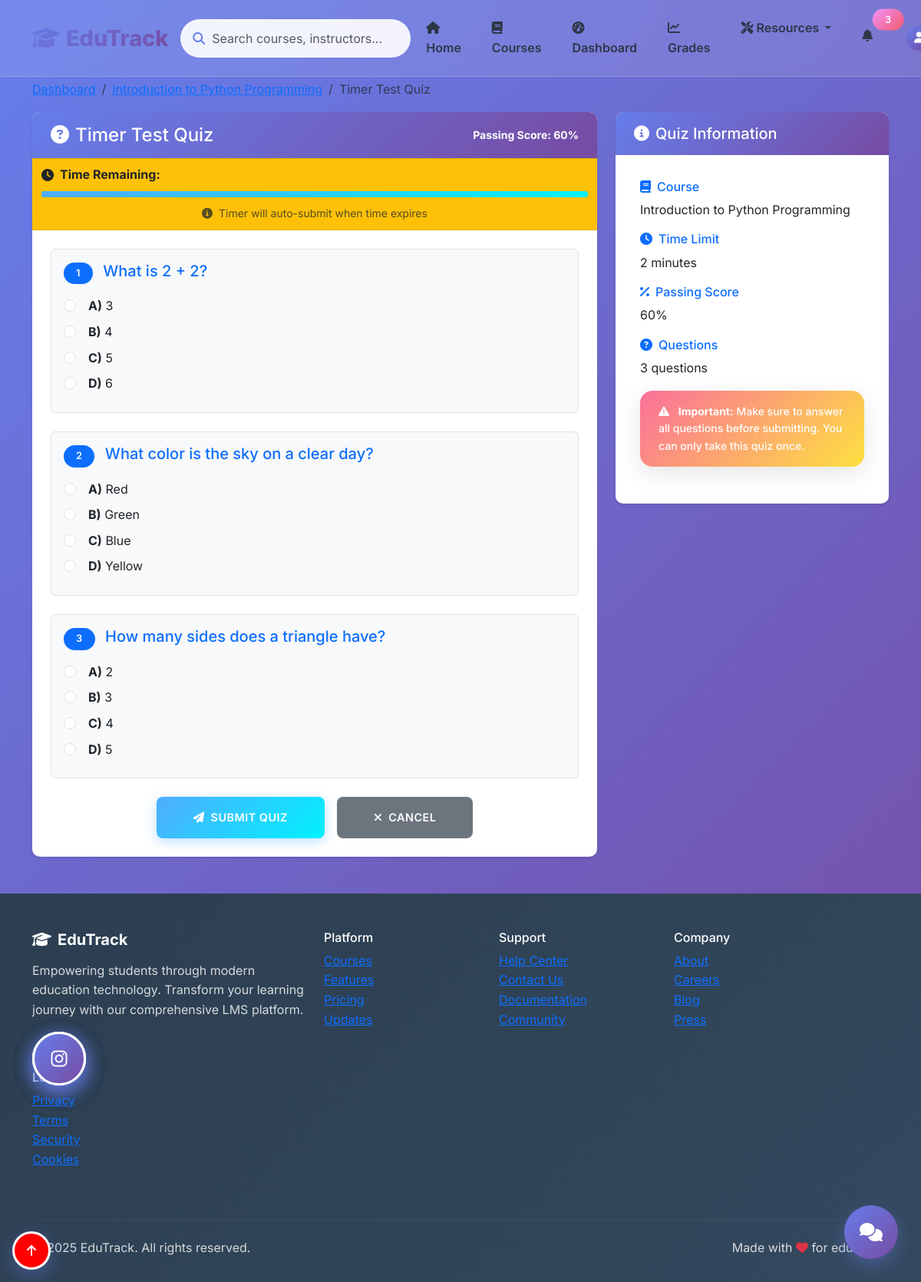
Screenshot of /quiz/1/take (signed in) with the database file from the repository.
### models.py (models this page shows, shortened)
class Course(db.Model):
    __tablename__ = 'course'
    id = db.Column(db.Integer, primary_key=True)
    title = db.Column(db.String(200), nullable=False)
    description = db.Column(db.Text, nullable=False)
    instructor = db.Column(db.String(100), nullable=False)
    instructor_id = db.Column(db.Integer, db.ForeignKey('user.id'))  # Link to teacher
    duration_weeks = db.Column(db.Integer, nullable=False)
    difficulty = db.Column(db.String(20), nullable=False)  # Beginner, Intermediate, Advanced
    max_students = db.Column(db.Integer, default=30)
    created_at = db.Column(db.DateTime, default=datetime.utcnow)
    enrollments = db.relationship('Enrollment', backref='course', lazy=True)
    grades = db.relationship('Grade', backref='course', lazy=True)
    materials = db.relationship('CourseMaterial', backref='course', lazy=True)
    announcements = db.relationship('Announcement', backref='course', lazy=True)
    assignments = db.relationship('Assignment', backref='course', lazy=True)
    quizzes = db.relationship('Quiz', backref='course', lazy=True, cascade='all, delete-orphan')

class Quiz(db.Model):
    __tablename__ = 'quiz'
    id = db.Column(db.Integer, primary_key=True)
    title = db.Column(db.String(200), nullable=False)
    description = db.Column(db.Text)
    course_id = db.Column(db.Integer, db.ForeignKey('course.id'), nullable=False)
    time_limit_minutes = db.Column(db.Integer, default=30)
    passing_score = db.Column(db.Integer, default=70)
    is_active = db.Column(db.Boolean, default=True)
    created_at = db.Column(db.DateTime, default=datetime.utcnow)
    questions = db.relationship('QuizQuestion', backref='quiz', lazy=True, cascade='all, delete-orphan')
    attempts = db.relationship('QuizAttempt', backref='quiz', lazy=True, cascade='all, delete-orphan')

class QuizQuestion(db.Model):
    __tablename__ = 'quiz_question'
    id = db.Column(db.Integer, primary_key=True)
    quiz_id = db.Column(db.Integer, db.ForeignKey('quiz.id'), nullable=False)
    question_text = db.Column(db.Text, nullable=False)
    option_a = db.Column(db.String(200), nullable=False)
    option_b = db.Column(db.String(200), nullable=False)
    option_c = db.Column(db.String(200), nullable=False)
    option_d = db.Column(db.String(200), nullable=False)
    correct_answer = db.Column(db.String(1), nullable=False)  # A, B, C, or D
    points = db.Column(db.Integer, default=1)
    order_num = db.Column(db.Integer, default=0)

### routes.py (the view, shortened to what this page needs)
def take_quiz(quiz_id):
    if 'user_id' not in session:
        flash('Please log in to take quizzes', 'warning')
        return redirect(url_for('login'))
    user = User.query.get(session['user_id'])
    if not user or user.role != 'student':
        flash('Only students can take quizzes', 'danger')
        return redirect(url_for('dashboard'))
    quiz = Quiz.query.get_or_404(quiz_id)
    enrollment = Enrollment.query.filter_by(
        user_id=user.id,
        course_id=quiz.course_id
    ).first()
    if not enrollment:
        flash('You must be enrolled in this course to take the quiz', 'danger')
        return redirect(url_for('dashboard'))
    existing_attempt = QuizAttempt.query.filter_by(
        quiz_id=quiz_id,
        user_id=user.id
    ).first()
    if existing_attempt:
        flash('You have already taken this quiz', 'info')
        return redirect(url_for('quiz_results', attempt_id=existing_attempt.id))
    return render_template('take_quiz.html', quiz=quiz)

### templates/take_quiz.html (shortened to what this page needs)
{% extends "base.html" %}
{% block content %}
<div class="container mt-4">
    <nav aria-label="breadcrumb">
        <ol class="breadcrumb">
            <li class="breadcrumb-item"><a href="{{ url_for('dashboard') }}">Dashboard</a></li>
            <li class="breadcrumb-item"><a href="{{ url_for('course_detail', course_id=quiz.course.id) }}">{{ quiz.course.title }}</a></li>
            <li class="breadcrumb-item active">{{ quiz.title }}</li>
        </ol>
    </nav>
    <div class="row">
        <div class="col-lg-8">
            <div class="card border-0 shadow-sm">
                <div class="card-header bg-primary text-white">
                    <div class="d-flex justify-content-between align-items-center">
                        <h4 class="mb-0"><i class="fas fa-question-circle me-2"></i>{{ quiz.title }}</h4>
                        <div class="text-end">
                            <div class="small">Passing Score: {{ quiz.passing_score }}%</div>
                        </div>
                    </div>
                </div>
                <div class="timer-container bg-warning text-dark py-2">
                    <div class="container">
                        <div class="d-flex justify-content-between align-items-center">
                            <div class="d-flex align-items-center">
                                <i class="fas fa-clock me-2"></i>
                                <span class="fw-bold">Time Remaining:</span>
                            </div>
                        </div>
                        <div class="mt-2">
                            <div class="progress" style="height: 8px;">
                                <div id="timeProgress" class="progress-bar bg-success" role="progressbar" style="width: 100%"></div>
                            </div>
                        </div>
                            <div class="mt-2 text-center">
                                <small class="text-muted">
                                    <i class="fas fa-info-circle me-1"></i>
                                    Timer will auto-submit when time expires
                                </small>
                            </div>
                    </div>
                </div>
                <div class="card-body p-4">
                    <form method="POST" id="quizForm">
                        {% for question in quiz.questions %}
                        <div class="question-container mb-4 p-3 border rounded">
                            <h5 class="text-primary mb-3">
                                <span class="badge bg-primary me-2">{{ loop.index }}</span>
                                {{ question.question_text }}
                            </h5>
                            <div class="options">
                                <div class="form-check mb-2">
                                    <input class="form-check-input" type="radio"
                                        name="question_{{ question.id }}"
                                        id="q{{ question.id }}_a"
                                        value="A" required>
                                    <label class="form-check-label" for="q{{ question.id }}_a">
                                        <strong>A)</strong> {{ question.option_a }}
                                    </label>
                                </div>
                                <div class="form-check mb-2">
                                    <input class="form-check-input" type="radio"
                                        name="question_{{ question.id }}"
                                        id="q{{ question.id }}_b"
                                        value="B" required>
                                    <label class="form-check-label" for="q{{ question.id }}_b">
                                        <strong>B)</strong> {{ question.option_b }}
                                    </label>
                                </div>
                                <div class="form-check mb-2">
                                    <input class="form-check-input" type="radio"
                                        name="question_{{ question.id }}"
                                        id="q{{ question.id }}_c"
                                        value="C" required>
                                    <label class="form-check-label" for="q{{ question.id }}_c">
                                        <strong>C)</strong> {{ question.option_c }}
                                    </label>
                                </div>
                                <div class="form-check mb-2">
                                    <input class="form-check-input" type="radio"
                                        name="question_{{ question.id }}"
                                        id="q{{ question.id }}_d"
                                        value="D" required>
                                    <label class="form-check-label" for="q{{ question.id }}_d">
                                        <strong>D)</strong> {{ question.option_d }}
                                    </label>
                                </div>
                            </div>
                        </div>
                        {% endfor %}
                        <div class="d-flex gap-3 justify-content-center">
                            <button type="submit" class="btn btn-success btn-lg px-5 py-3">
                                <i class="fas fa-paper-plane me-2"></i>Submit Quiz
                            </button>
                            <a href="{{ url_for('course_detail', course_id=quiz.course.id) }}" class="btn btn-secondary btn-lg px-5 py-3">
                                <i class="fas fa-times me-2"></i>Cancel
                            </a>
                        </div>
                    </form>
                </div>
            </div>
        </div>
        <div class="col-lg-4">
            <div class="card border-0 shadow-sm sticky-top" style="top: 20px;">
                <div class="card-header bg-info text-white">
                    <h5 class="mb-0"><i class="fas fa-info-circle me-2"></i>Quiz Information</h5>
                </div>
                <div class="card-body">
                    <div class="mb-3">
                        <h6 class="text-primary"><i class="fas fa-book me-2"></i>Course</h6>
                        <p class="mb-0">{{ quiz.course.title }}</p>
                    </div>
                    <div class="mb-3">
                        <h6 class="text-primary"><i class="fas fa-clock me-2"></i>Time Limit</h6>
                        <p class="mb-0">{{ quiz.time_limit_minutes }} minutes</p>
                    </div>
                    <div class="mb-3">
                        <h6 class="text-primary"><i class="fas fa-percentage me-2"></i>Passing Score</h6>
                        <p class="mb-0">{{ quiz.passing_score }}%</p>
                    </div>
                    <div class="mb-3">
                        <h6 class="text-primary"><i class="fas fa-question-circle me-2"></i>Questions</h6>
                        <p class="mb-0">{{ quiz.questions|length }} questions</p>
                    </div>
                    <div class="alert alert-warning small">
                        <i class="fas fa-exclamation-triangle me-2"></i>
                        <strong>Important:</strong> Make sure to answer all questions before submitting. You can only take this quiz once.
                    </div>
                </div>
            </div>
        </div>
    </div>
</div>
{% endblock %}

### static/css/custom_new.css (style rules this page uses)
:root { --primary-gradient: linear-gradient(135deg, #667eea 0%, #764ba2 100%); --secondary-gradient: linear-gradient(135deg, #f093fb 0%, #f5576c 100%); --success-gradient: linear-gradient(135deg, #4facfe 0%, #00f2fe 100%); --warning-gradient: linear-gradient(135deg, #fa709a 0%, #fee140 100%); --dark-gradient: linear-gradient(135deg, #2c3e50 0%, #34495e 100%); --glass-bg: rgba(255, 255, 255, 0.1); --glass-border: rgba(255, 255, 255, 0.2); --shadow-soft: 0 8px 32px rgba(0, 0, 0, 0.1); --shadow-strong: 0 20px 60px rgba(0, 0, 0, 0.15); --border-radius: 16px; --transition: all 0.3s cubic-bezier(0.4, 0, 0.2, 1); }
* { box-sizing: border-box; }
body { font-family: 'Inter', -apple-system, BlinkMacSystemFont, 'Segoe UI', Roboto, sans-serif; background: linear-gradient(135deg, #667eea 0%, #764ba2 100%); min-height: 100vh; color: #2d3748; line-height: 1.6; }
.badge { font-size: 0.7rem; padding: 0.25rem 0.5rem; border-radius: 10px; }
.card { background: white; border: none; border-radius: var(--border-radius); box-shadow: var(--shadow-soft); transition: var(--transition); overflow: hidden; }
.card-header { background: var(--primary-gradient); color: white; border: none; padding: 1.5rem; font-weight: 700; }
.card-body { padding: 2rem; }
.badge { font-weight: 600; padding: 0.5rem 1rem; border-radius: 20px; font-size: 0.8rem; text-transform: uppercase; letter-spacing: 0.5px; }
.btn { font-weight: 600; border-radius: 12px; padding: 0.75rem 1.5rem; transition: var(--transition); border: none; text-transform: uppercase; letter-spacing: 0.5px; font-size: 0.9rem; }
.btn-success { background: var(--success-gradient); box-shadow: 0 4px 15px rgba(79, 172, 254, 0.4); }
.progress { height: 8px; border-radius: 4px; background: #e2e8f0; overflow: hidden; }
.progress-bar { background: var(--success-gradient); transition: width 0.6s ease; }
.alert { border: none; border-radius: var(--border-radius); padding: 1rem 1.5rem; font-weight: 500; box-shadow: var(--shadow-soft); }
.alert-warning { background: var(--warning-gradient); color: white; }
.animate-fade-in { animation: fadeInUp 0.6s ease-out; }

### templates/take_quiz.html (style rules this page uses)
.card { border-radius: 10px; overflow: hidden; }
.card-header { border-bottom: none; padding: 1rem 1.5rem; }
.timer-container { border-top: 1px solid rgba(0,0,0,0.1); border-bottom: 1px solid rgba(0,0,0,0.1); }
.question-container { background-color: #f8f9fa; border-color: #dee2e6 !important; transition: all 0.3s ease; }
.form-check-label { cursor: pointer; padding-left: 0.5rem; }
.btn-lg { border-radius: 8px; font-weight: 600; }
.sticky-top { z-index: 1020; }

### rows the page displays
Course: course "Introduction to Python Programming"
Quiz: title "Timer Test Quiz", passing_score "60", time_limit_minutes "2"
QuizQuestion: question_text "What is 2 + 2?", option_a "3", option_b "4", option_c "5", option_d "6"
QuizQuestion: question_text "What color is the sky on a clear day?", option_a "Red", option_b "Green", option_c "Blue", option_d "Yellow"
QuizQuestion: question_text "How many sides does a triangle have?", option_a "2", option_b "3", option_c "4", option_d "5"

### other values shown
{{ quiz.questions|length }} "3"
